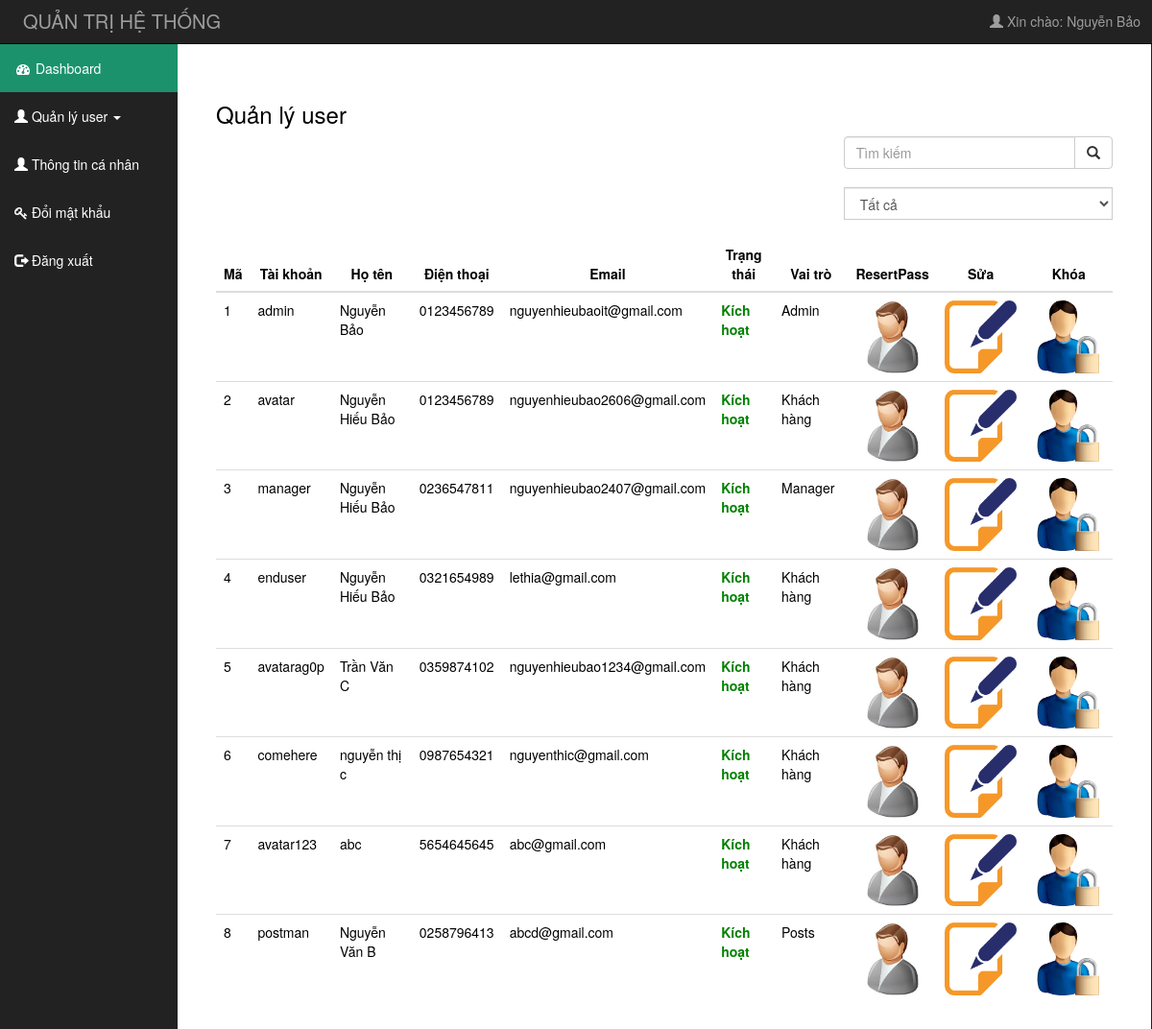
Before: /admin/quanlyuser.php (signed in) with the older database file.
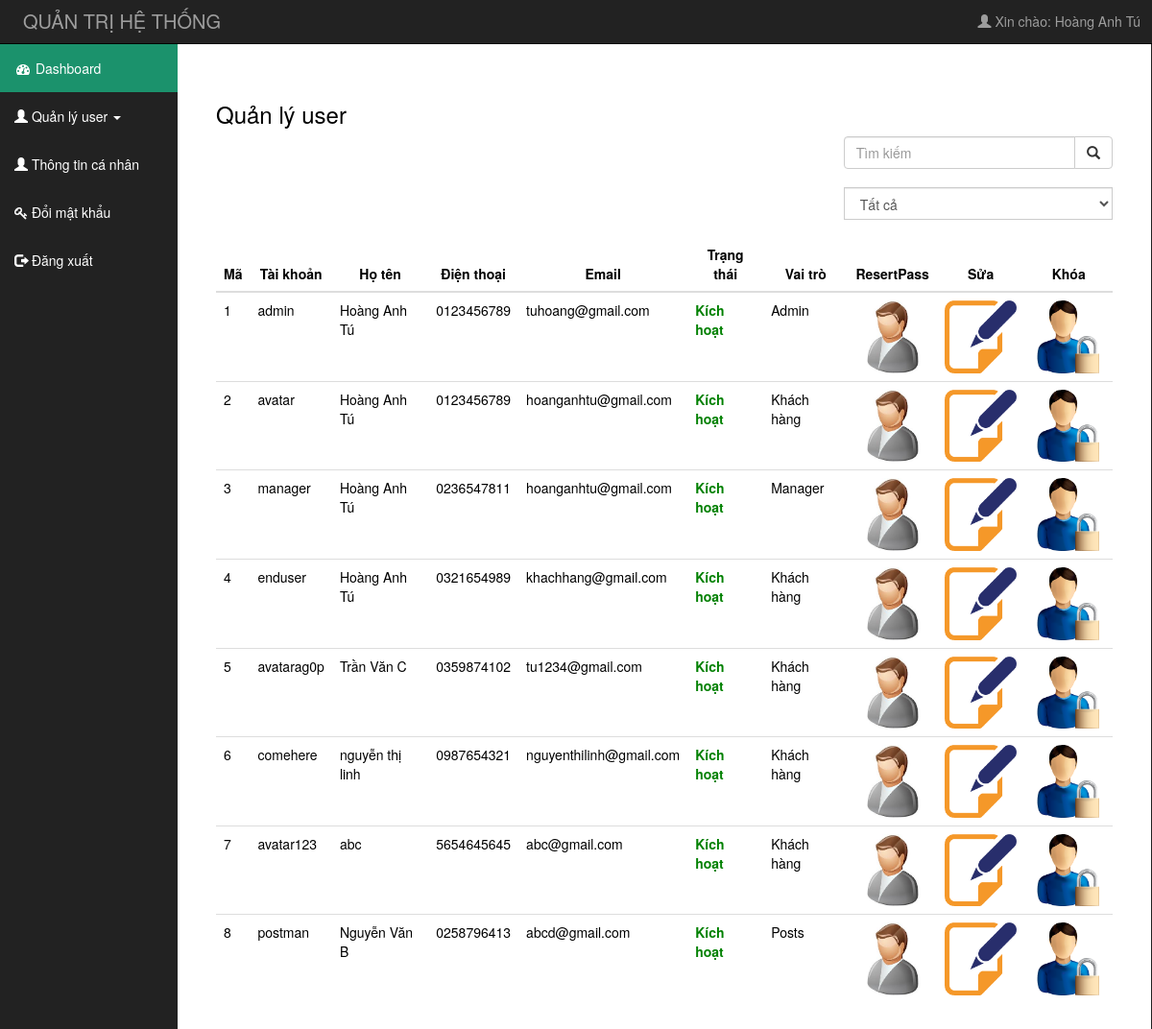
After: the same page with the newer database file.
### tables this page shows
CREATE TABLE `khachhang` (
  `MaKh` int(100) NOT NULL,
  `HoTen` varchar(100) NOT NULL,
  `Email` varchar(100) NOT NULL,
  `TaiKhoan` varchar(100) NOT NULL,
  `MatKhau` varchar(100) NOT NULL,
  `DiaChi` varchar(1000) NOT NULL,
  `GioiTinh` varchar(100) NOT NULL,
  `NgaySinh` varchar(100) NOT NULL,
  `DienThoai` varchar(100) NOT NULL,
  `TrangThai` int(100) NOT NULL,
  `VaiTro` int(100) NOT NULL
);

### admin/quanlyuser.php (the view, shortened to what this page needs)
	<?php
		if(isset($_SESSION['usr']['uid']))
		{
			include("includes/header.php");
		}
		else
		{
			 header('Location:login.php');
		}
		require("../includes/connect_db.php");
	?>
		<div id="mid">
			<div class="row" style="width: 100%;">
				<div class="col-sm-2">
					<?php
						if($_SESSION['usr']['vaitro']==2)
						{
							include('includes/menu_left1.php');
						}
					?>
				</div>
				<div class="col-sm-10">
					<div style="background-color:white;margin-right: -29px;margin-left: -15px;color: black;padding: 40px;">
						<h3>Quản lý user</h3>
						<div class="input-group" style="width: 30%;float: right;">
					      <input type="text" class="form-control" placeholder="Tìm kiếm" name="search" id="search_user">
					      <div class="input-group-btn">
					        <button class="btn btn-default" type="button" onclick="searchUser();"><i class="glyphicon glyphicon-search"></i></button>
					      </div>
					    </div>
					    <div class="input-group" style="width: 30%;clear:both;float: right;margin-top: 2%;margin-bottom: 2%;">
					    	<select id="phanloaiuser" class="form-control" onchange="selectUser();">
					    		<option value="-1">Tất cả</option>
					    	</select>
					    </div>
						<table class="table table-hover">
						    <thead>
						      <tr>
						        <th>Mã</th>
						        <th  style="text-align: center;">Tài khoản</th>
						        <th  style="text-align: center;">Họ tên</th>
						        <th  style="text-align: center;">Điện thoại</th>
						        <th  style="text-align: center;">Email</th>
						        <th  style="text-align: center;">Trạng thái</th>
						        <th  style="text-align: center;">Vai trò</th>
						        <th style="width: 5%;text-align: center;">ResertPass</th>
						        <th style="width: 5%;text-align: center;">Sửa</th>
						        <th style="width: 5%;text-align: center;">Khóa</th>
						      </tr>
						    </thead>
						    <tbody>
						    	<?PHP
							    		$query="SELECT makh,taikhoan,hoten,dienthoai,email,diachi,trangthai,vaitro FROM khachhang";
										$result=mysqli_query($dbc,$query);check_errors($result,$query);$i=1;
										while(list($makh,$taikhoan,$hoten,$dienthoai,$email,$diachi,$trangthai,$vaitro)=mysqli_fetch_array($result,MYSQLI_NUM))
									    {?>
											<tr>
										      	<td>
										      		<?php echo $makh;?>
										      	</td>
										      	<td>
													<?php echo $taikhoan;?>
										      	</td>
										      	<td>
										      		<?php echo $hoten;?>
										      	</td>
										      	<td>
										      			<?php echo $dienthoai;?>
										      	</td>
										      	<td>
										      		<?php echo $email;?>
										      	</td>
										      	<td>
													<?php
														if($trangthai==1)
														{
															echo "<b style='color:green'>Kích hoạt</b>";
														}else{
															echo "<b style='color:red;'>Đã khóa</b>";
														}
													?>
										      	</td>
										      	<td>
										      		<?php
														if($vaitro==0)
														{
															echo "Khách hàng";
														}else if($vaitro==1){
															echo "Manager";
														}else if($vaitro==3){
															echo "Posts";
														}else{
															echo "Admin";
														}
													?>
										      	</td>
										      	<td  style="text-align: center;width:">
										      		<a href="resert_password.php?id=<?php echo $makh;?>">
										      			<img style="width:2cm;height:2cm" src="../IMAGES/reset_mk.jpg" class="img_tbl1">
										      		</a>
										      	</td>
										      	<td  style="text-align: center;">
										      		<a href="edit_user.php?id=<?php echo $makh;?>">
														<img style="width:2cm;height:2cm" src="../IMAGES/icon_edit.png" class="img_tb1">
													</a>
										      	</td>
										      	<td style="text-align: center;">
										      		<a href="khoa_user.php?id=<?php echo $makh;?>">
										      			<img style="width:2cm;height:2cm" src="../IMAGES/doi_mk.png" class="img_tb1">
										      		</a>
										      	</td>
									     	</tr>
									<?PHP }?>
						    </tbody>
				  		</table>
					</div>
				</div>
			</div>
		</div>
	</div>
</body>
</html>

### admin/includes/header.php (shortened to what this page needs)
<!DOCTYPE html>
<html>
<head>
	<link rel="stylesheet" type="text/css" href="bootstrap/css/bootstrap.css">
	<link rel="stylesheet" type="text/css" href="CSS/admin_css.css">
	<link rel="stylesheet" href="https://cdnjs.cloudflare.com/ajax/libs/font-awesome/4.7.0/css/font-awesome.min.css">
	<link rel="stylesheet prefetch" href="http://cdnjs.cloudflare.com/ajax/libs/bootstrap-datepicker/1.3.0/css/datepicker.css"><script src="http://cdnjs.cloudflare.com/ajax/libs/bootstrap-datepicker/1.3.0/js/bootstrap-datepicker.js"></script>
</head>
<body>
	<div id="contain">
		<div id="top">
			<div style="float: right;position: relative;" class="ctn_mid_right">
				<ul class="menu">
					<li><i class="glyphicon glyphicon-user"></i> Xin chào: <?php echo $_SESSION['usr']['user'];?>
					</li>
				</ul>
			</div>
			<div class="ctn_mid">
				QUẢN TRỊ HỆ THỐNG
			</div>
		</div>

### admin/includes/menu_left1.php (shortened to what this page needs)
<ul class="list">
	<li>
		<a href="" style="background-color: #1b926c;">
			<i class="fa fa-fw fa-dashboard"></i> Dashboard
		</a>
	</li>
	<li>
		<a class="spn_lv10">
			<i class="glyphicon glyphicon-user"></i> Quản lý user <b class="caret"></b>
		</a>
	</li>
	<li>
		<a href="thongtinuser.php">
			<i class="glyphicon glyphicon-user"></i> Thông tin cá nhân
		</a>
	</li>
	<li>
		<a href="doimatkhau.php">
			<i class="fa fa-key"></i> Đổi mật khẩu
		</a>
	</li>
	<li>
		<a href="dangxuat.php">
			<i class="glyphicon glyphicon-log-out"></i> Đăng xuất
		</a>
	</li>
</ul>

### admin/CSS/admin_css.css (style rules this page uses)
body { margin: 0; padding: 0; background-color: #222; }
#contain { width: 100%; color: #9d9d9d; }
a { text-decoration: none; }
ul { margin: 0; padding: 0; list-style: none; }
#top { width: 100%; border-bottom: solid 1px black; }
.ctn_mid { padding-left: 2%; padding-top: 8px; padding-bottom: 8px; font-size: 20px; }
.ctn_mid_right { padding: 12px; }
#mid { width: 100%; }
.list { list-style: none; padding: 0; margin: 0; margin-right: -15px; }
.list li a { color: white; text-decoration: none; display: block; padding: 15px; cursor: pointer; }
.menu { z-index: 100; }
.table tbody a { cursor: pointer; }

Changed rows visible on the page:
changed khachhang "admin": HoTen "Nguyễn Bảo" → "Hoàng Anh Tú"; Email "nguyenhieubaoit@gmail.com" → "tuhoang@gmail.com"
changed khachhang "avatar": HoTen "Nguyễn Hiếu Bảo" → "Hoàng Anh Tú"; Email "nguyenhieubao2606@gmail.com" → "hoanganhtu@gmail.com"
changed khachhang "manager": HoTen "Nguyễn Hiếu Bảo" → "Hoàng Anh Tú"; Email "nguyenhieubao2407@gmail.com" → "hoanganhtu@gmail.com"
changed khachhang "enduser": HoTen "Nguyễn Hiếu Bảo" → "Hoàng Anh Tú"; Email "lethia@gmail.com" → "khachhang@gmail.com"
changed khachhang "avatarag0p": Email "nguyenhieubao1234@gmail.com" → "tu1234@gmail.com"
changed khachhang "comehere": HoTen "nguyễn thị c" → "nguyễn thị linh"; Email "nguyenthic@gmail.com" → "nguyenthilinh@gmail.com"
Other visible differences:
$_SESSION['usr']['user']: "Nguyễn Bảo" → "Hoàng Anh Tú"
